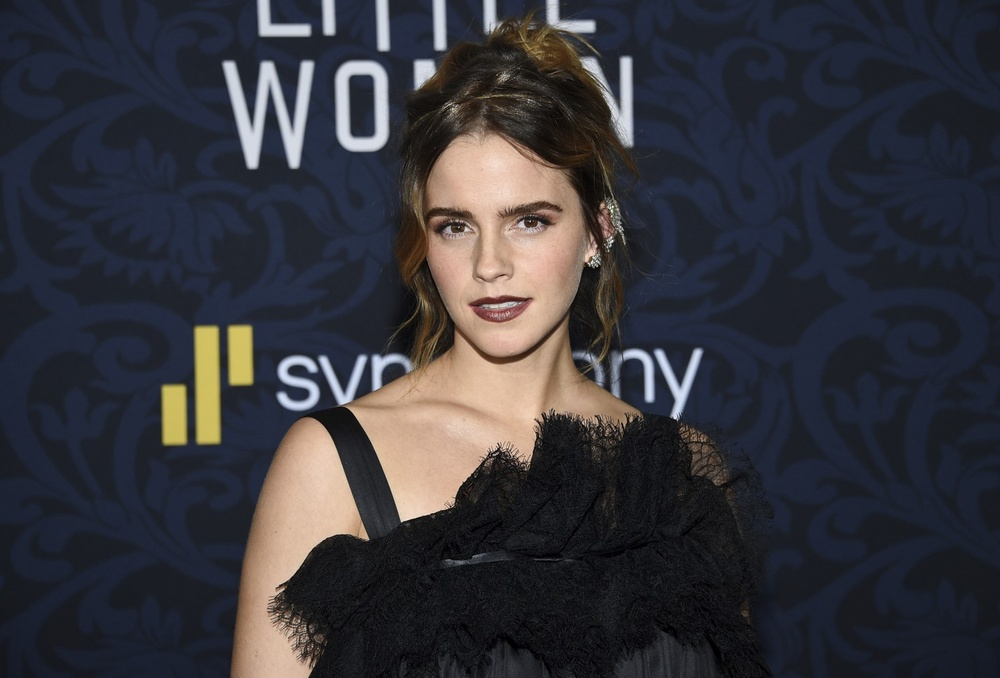
#> input picture Intensity-Transformation-Part01/image/ema.jpg, 1000 x 678 px, shrunk from 1486 x 1008 before the run, found by its file name
$ jupyter execute intensityTransformation.ipynb
#> lines starting #> are read from the running program, lines starting #| are printed output that depends on the picture
# Intensity Transformation part 01

## Identity Transformation

In this case, the output value of the pixel depends only the input value of that pixel . **Not it neighbors**

Intensity transform of f(x) is denoted by T[f(x)]. Lets consider about identity transform ( T(.) = 1 )

[cell 1]
import cv2 as cv
import numpy as np
import matplotlib.pyplot as plt

#-----------------------------------------------------------------------------------------------------------

transform = np.arange(0, 256).astype("uint8") # create a vector of values from zero to 255 in  uint8 data type. each position of vector consiost the value same as position value.

#-----------------------------------------------------------------------------------------------------------

fig, axes = plt.subplots() # creating suplots using matplotlib
axes.plot(transform)  # plot the values of vector
axes.set_xlabel("f(x)")
axes.set_ylabel("Output, T[f(x)]")
axes.set_xlim(0,255)
axes.set_ylim(0,255)
axes.set_aspect("equal") # set the ratio of x axis and y axis units are equal
plt.show()
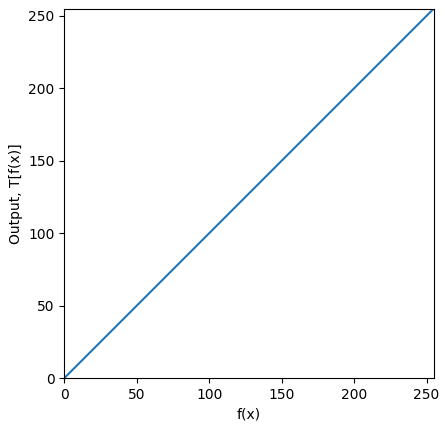
#> figure drawn by matplotlib, 1 panel; curve peaks at x = 255, y = 255

Using above transformation function try to apply it for image. Using opencv HighGUI

1. Look-up tables (LUTs) are very common in custom filters in which two pixels with the same value in the input involves the same value in the output too.

2. An LUT transformation assigns a new pixel value to each pixel in the input image according to the values given by a table. In this table, the index represents the input intensity value and the content of the cell given by the index represents the corresponding output value.

You can see there is no difference between original and transformed image. Because the transformation function is identity.

[cell 2]
import cv2 as cv
import numpy as np
import matplotlib.pyplot as plt

#------------------------------------------------------------------------------------------------------------------------

transform = np.arange(0, 256).astype("uint8")
image_original = cv.imread(".\image\ema.jpg", cv.IMREAD_GRAYSCALE)
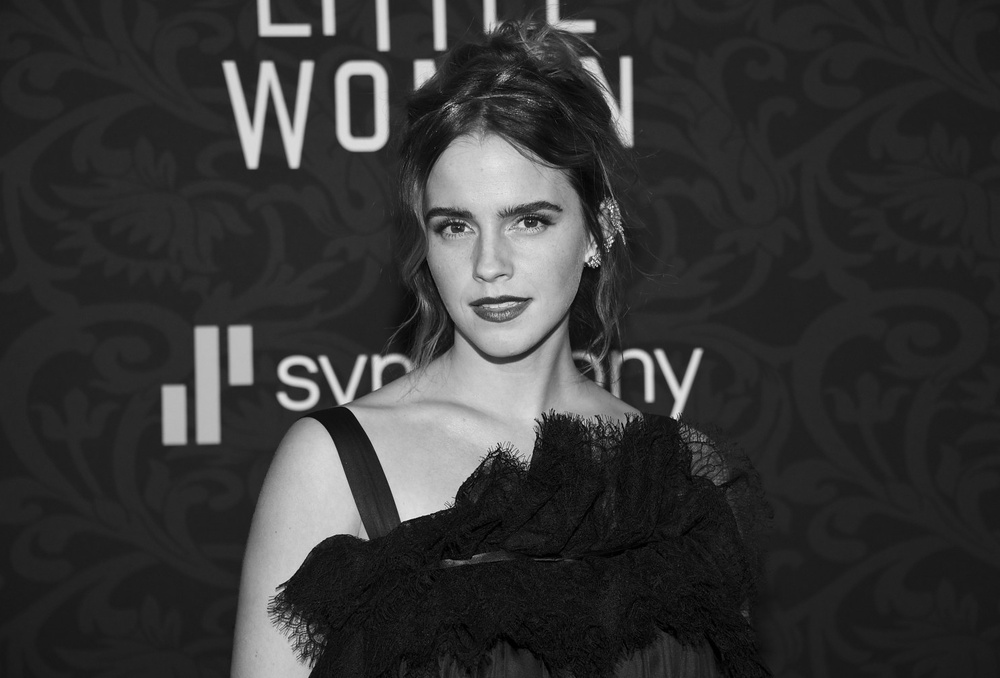
#> image_original: shape (678, 1000); min 0, max 252, mean 54.5
print(image_original.shape)
#| (678, 1000)

#------------------------------------------------------------------------------------------------------------------------

cv.namedWindow("Image", cv.WINDOW_AUTOSIZE) # Showing original picture in grayscale using opencv HighGUI
cv.imshow("Image", image_original)
cv.waitKey(0)  #wait for a key press

#------------------------------------------------------------------------------------------------------------------------

image_transformed = cv.LUT(image_original, transform) # cv.LUT get original image that want to be transform as first parameter & transfer function as second parameter
cv.imshow("Image", image_transformed)
cv.waitKey(0)
cv.destroyAllWindows()

Above code can also implement using matplotlib as follows

[cell 3]
import cv2 as cv
import numpy as np
import matplotlib.pyplot as plt

#---------------------------------------------------------------------------------------------

transform = np.arange(0, 256).astype("uint8")
image_original = cv.imread(".\image\ema.jpg", cv.IMREAD_GRAYSCALE)
print(image_original.shape)
#| (678, 1000)
plt.imshow(image_original, cmap="gray")  # shoud map color as gray
plt.title('Original Image')
plt.xticks([]), plt.yticks([])  # Remove the axes
plt.show()

#--------------------------------------------------------------------------------------------

image_transformed = transform[image_original] # use original image as index for transform function and it outputs corresponding value at given index as output
plt.imshow(image_transformed, cmap="gray")
plt.title('Transformed Image')
plt.xticks([]), plt.yticks([])
plt.show()

## Identity Transformation using numpy indexing

Instead of using look-up-tables we can use numpy to achieve target.

Using transform[image_original] we can do it, where transform is the transformation vector & image_original is the input image(original image)

Use original image as the index for transform vector and it gives corresponding value at given index as output of it.

[cell 4]
import cv2 as cv
import numpy as np
import matplotlib.pyplot as plt

#-----------------------------------------------------------------------------------------

transform = np.arange(0, 256).astype("uint8")
image_original = cv.imread(".\image\ema.jpg", cv.IMREAD_GRAYSCALE)

#------------------------------------------------------------------------------------------

image_transformed = transform[image_original]
plt.imshow(image_transformed, cmap="gray")
plt.title('Transformed Image')
plt.xticks([]), plt.yticks([])
plt.show()

## Negative Transformation

Code is simillar as previous one. But the transform vector is different.
In here also using matplotlib for implement pictures.

[cell 5]
import cv2 as cv
import numpy as np
import matplotlib.pyplot as plt

#---------------------------------------------------------------------------------------------------------------

transform = np.arange(255,-1,-1).astype("uint8") # create a vector of values from 255 to 0 in  uint8 data type. each position of vector consiost the value same as position value.

#--------------------------------------------------------------------------------------------------------------

fig, axes = plt.subplots() # creating suplots using matplotlib
axes.plot(transform)  # plot the values of vector
axes.set_xlabel("f(x)")
axes.set_ylabel("Output, T[f(x)]")
axes.set_xlim(0,255)
axes.set_ylim(0,255)
axes.set_aspect("equal") # set the ratio of x axis and y axis units are equal
plt.show()
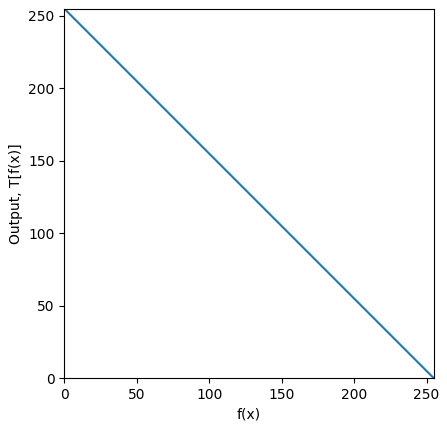
#> figure drawn by matplotlib, 1 panel; curve peaks at x = 0, y = 255

#--------------------------------------------------------------------------------------------------------------

image_original = cv.imread(".\image\ema.jpg", cv.IMREAD_GRAYSCALE)
print(image_original.shape)
#| (678, 1000)
plt.imshow(image_original, cmap="gray")  # shoud map color as gray
plt.title('Original Image')
plt.xticks([]), plt.yticks([])  # Remove the axes
plt.show()

#--------------------------------------------------------------------------------------------------------------

image_transformed = cv.LUT(image_original, transform) # cv.LUT get original image that want to be transform as first parameter & transfer function as second parameter
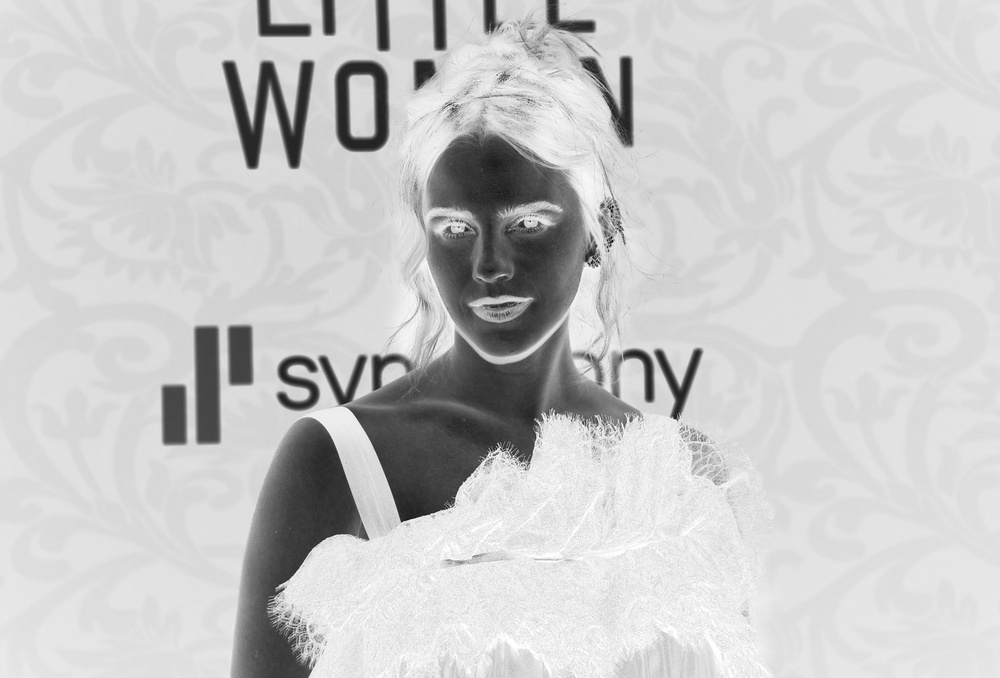
#> image_transformed: shape (678, 1000); min 3, max 255, mean 200.5
plt.imshow(image_transformed, cmap="gray")
plt.title('Transformed Image')
plt.xticks([]), plt.yticks([])
plt.show()

# Intensity Windowing

Instead of using identity and negative transformation we can use this also.

In here there are three major transformations. We must have to study them separately by using corresponding coordinates and join tem for final transformation

Using **np.concatenate((array1,array2,...), axis = 0, out = None)** we can join each transformations.

* 1st paramter are arrays which want to join together and "axis" parameter says about the axis along which the arrays will be joined.

* If axis is None, arrays are flattened before use. Default is 0 this is an optional parameter.

* If last parameter provided, the destination to place the result. The shape must be correct, matching that of what concatenate would have returned if no out argument were specified. This also an optional parameter.

[cell 6]
import cv2 as cv
import numpy as np
import matplotlib.pyplot as plt

#-----------------------------------------------------------------------------

coordinates = np.array([(100,50), (150,200)])  # define the coordinates which the transform function is changed
section01 = np.linspace(0, coordinates[0,1] , coordinates[0,0] + 1 - 0, dtype="uint8") # considering section 01, get the values form 0 to 50 to section 01 array as 100 values. It means map the input values from 0 to 50 to 0 to 100 as uint8 data type. it creates a linearly spaced array
print(len(section01))
section02 = np.linspace(coordinates[0,1] + 1, coordinates[1,1] + 1, coordinates[1,0] - coordinates[0,0], dtype="uint8") # create section 02 transform vwctor. get the values of input from 51 to 200 and map them in to (150-100) = 50 values. it creates a linearly spaced array
print(len(section02))
section03 = np.linspace(coordinates[1,1] + 1, 255, 255 - coordinates[1,0], dtype="uint8") # Create last section.
print(len(section03))

#-----------------------------------------------------------------------------

transform = np.concatenate((section01,section02, section03), axis = 0).astype("uint8")  # join all the arrys which define each transform seperately as one array
print(transform)

#----------------------------------------------------------------------------

fig, axes = plt.subplots() # creating suplots using matplotlib
axes.plot(transform)  # plot the values of transform vector
axes.set_xlabel("f(x)")
axes.set_ylabel("Output, T[f(x)]")
axes.set_xlim(0,255)
axes.set_ylim(0,255)
axes.set_aspect("equal") # set the ratio of x axis and y axis units are equal
plt.show()
#> figure, not shown here; curve peaks at x = 255, y = 255

#----------------------------------------------------------------------------

image_original = cv.imread(".\image\ema.jpg", cv.IMREAD_GRAYSCALE)
print(image_original.shape)
#| (678, 1000)
plt.imshow(image_original, cmap="gray")  # shoud map color as gray
plt.title('Original Image')
plt.xticks([]), plt.yticks([])  # Remove the axes
plt.show()

#--------------------------------------------------------------------------------------------------------------

image_transformed = cv.LUT(image_original, transform)
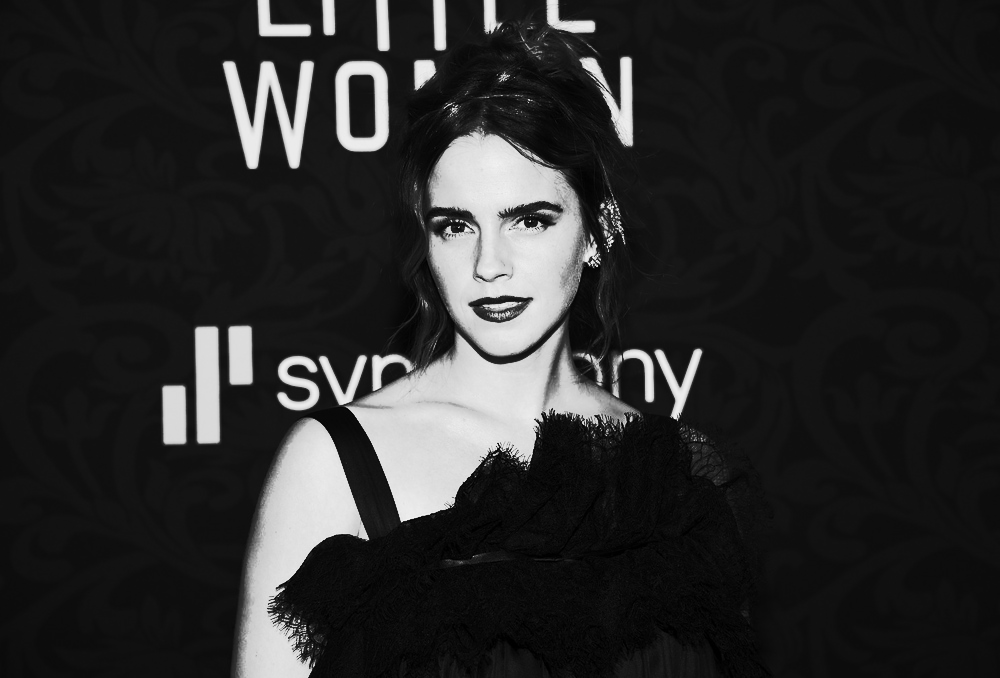
#> image_transformed: shape (678, 1000); min 0, max 253, mean 42.7
plt.imshow(image_transformed, cmap="gray")
plt.title('Transformed Image')
plt.xticks([]), plt.yticks([])
plt.show()
